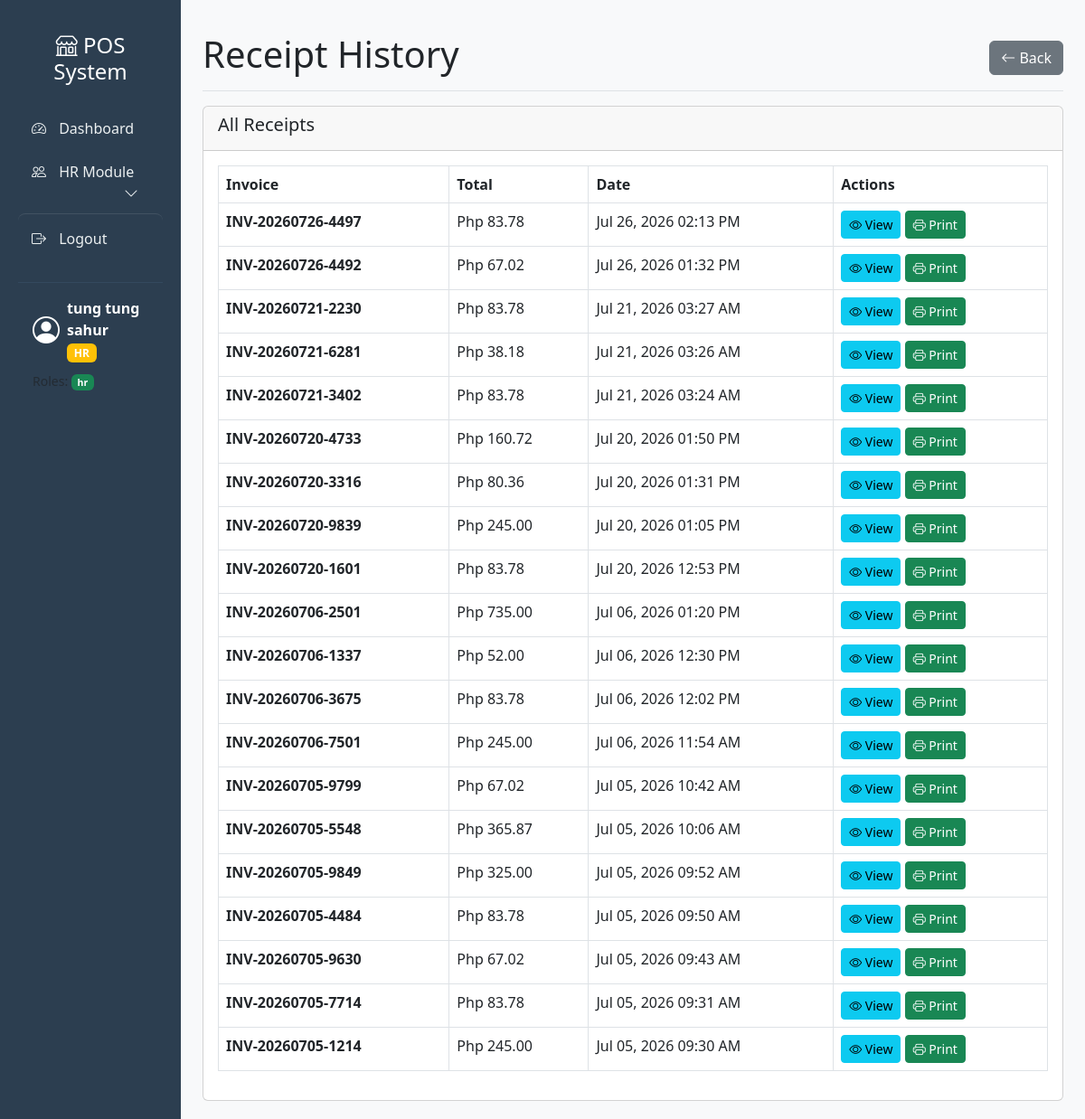
The app's page /pos-system/pages/receipts.php (signed in) with its own data.
### tables this page shows
CREATE TABLE `roles` (
  `id` int(11) NOT NULL,
  `role_name` varchar(50) NOT NULL,
  `description` text DEFAULT NULL,
  `created_at` timestamp NOT NULL DEFAULT current_timestamp()
);

CREATE TABLE `sales` (
  `id` int(11) NOT NULL,
  `invoice_number` varchar(50) NOT NULL,
  `user_id` int(11) DEFAULT NULL,
  `customer_name` varchar(100) DEFAULT NULL,
  `subtotal_original` decimal(10,2) DEFAULT 0.00,
  `vat_amount` decimal(10,2) DEFAULT 0.00,
  `vatable_total` decimal(10,2) DEFAULT 0.00,
  `vat_exempt_total` decimal(10,2) DEFAULT 0.00,
  `vat_zero_total` decimal(10,2) DEFAULT 0.00,
  `discount_amount` decimal(10,2) DEFAULT 0.00,
  `discount_type` enum('none','senior_citizen') DEFAULT 'none',
  `senior_id` varchar(50) DEFAULT NULL,
  `grand_total` decimal(10,2) DEFAULT 0.00,
  `payment_amount` decimal(10,2) DEFAULT 0.00,
  `change_amount` decimal(10,2) DEFAULT 0.00,
  `sale_date` timestamp NOT NULL DEFAULT current_timestamp()
);

### pos-system/includes/rbac/roles.php (called while the page is built, shortened)
<?php
require_once __DIR__ . '/../../config/database.php';
if (!function_exists('getAllRoles')) {
if (!function_exists('getUserRoles')) {
    function getUserRoles($user_id) {
        global $pdo;
        $stmt = $pdo->prepare("
            SELECT r.* FROM roles r
            JOIN user_roles ur ON r.id = ur.role_id
            WHERE ur.user_id = ?
        ");
        $stmt->execute([$user_id]);
        return $stmt->fetchAll();
    }
}
}
?>

### pos-system/includes/functions.php (called while the page is built, shortened)
<?php
function formatCurrency($amount) {
    return 'Php ' . number_format($amount, 2);
}
function hasRole($role_name) {
    if (function_exists('getUserRoles')) {
        $user_roles = getUserRoles($_SESSION['user_id'] ?? 0);
        foreach ($user_roles as $r) {
            if ($r['role_name'] == $role_name) {
                return true;
            }
        }
        return false;
    }
    return false;
}
?>

### pos-system/pages/receipts.php (the view, shortened to what this page needs)
<?php
require_once '../includes/functions.php';
require_once '../config/database.php';
require_once '../includes/header.php';
require_once '../includes/sidebar.php';
?>
<main class="col-md-10 ms-sm-auto px-md-4 main-content">
    <div class="d-flex justify-content-between flex-wrap flex-md-nowrap align-items-center pt-3 pb-2 mb-3 border-bottom">
        <h1>Receipt History</h1>
        <a href="dashboard.php" class="btn btn-secondary"><i class="bi bi-arrow-left"></i> Back</a>
    </div>
    <div class="card">
        <div class="card-header"><h5>All Receipts</h5></div>
        <div class="card-body">
            <div class="table-responsive">
                <table class="table table-bordered table-hover">
                    <thead>
                        <tr>
                            <th>Invoice</th>
                            <th>Total</th>
                            <th>Date</th>
                            <th>Actions</th>
                        </tr>
                    </thead>
                    <tbody>
                        <?php
                        $receipts = $pdo->query("SELECT * FROM sales ORDER BY sale_date DESC LIMIT 100");
                        if($receipts->rowCount() > 0):
                        while($row = $receipts->fetch()):
                        ?>
                        <tr>
                            <td><strong><?php echo $row['invoice_number']; ?></strong></td>
                            <td><?php echo formatCurrency($row['grand_total']); ?></td>
                            <td><?php echo date('M d, Y h:i A', strtotime($row['sale_date'])); ?></td>
                            <td>
                                <a href="view-receipt.php?id=<?php echo $row['id']; ?>" target="_blank" class="btn btn-sm btn-info">
                                    <i class="bi bi-eye"></i> View
                                </a>
                                <a href="view-receipt.php?id=<?php echo $row['id']; ?>&print=1" target="_blank" class="btn btn-sm btn-success">
                                    <i class="bi bi-printer"></i> Print
                                </a>
                            </td>
                        </tr>
                        <?php endwhile; ?>
                        <?php else: ?>
                        <tr>
                            <td colspan="4" class="text-center">No receipts found</td>
                        </tr>
                        <?php endif; ?>
                    </tbody>
                </table>
            </div>
        </div>
    </div>
</main>
<?php require_once '../includes/footer.php'; ?>

### pos-system/includes/sidebar.php (shortened to what this page needs)
<?php
$current_page = basename($_SERVER['PHP_SELF']);
$user_roles = [];
if (function_exists('getUserRoles')) {
    $user_roles = getUserRoles($_SESSION['user_id'] ?? 0);
}
$is_admin = isAdmin() || hasRole('admin') || hasRole('super_admin');
$is_hr = hasRole('hr');
$is_finance = hasRole('finance');
$is_supply = hasRole('supply') || hasRole('ceo');
$show_hr = $is_hr || $is_admin;
?>
<nav class="col-md-2 d-md-block sidebar">
    <div class="position-sticky">
        <h4 class="text-white text-center py-3 brand-title">
            <i class="bi bi-shop"></i> POS System
        </h4>
        <ul class="nav flex-column">
            <li class="nav-item">
                <a class="nav-link <?php echo $current_page == 'dashboard.php' ? 'active' : ''; ?>" href="dashboard.php">
                    <i class="bi bi-speedometer2"></i>
                    <span>Dashboard</span>
                </a>
            </li>
            <?php if($show_hr): ?>
            <li class="nav-item">
                <a class="nav-link has-dropdown <?php echo in_array($current_page, ['employees.php', 'attendance.php', 'leave-requests.php']) ? 'active' : ''; ?>"
                   href="#hrMenu" data-bs-toggle="collapse" aria-expanded="false">
                    <i class="bi bi-people"></i>
                    <span>HR Module</span>
                    <i class="bi bi-chevron-down float-end dropdown-icon"></i>
                </a>
            </li>
            <?php endif; ?>
            <li class="nav-item mt-2">
                <a class="nav-link logout-link" href="../actions/logout-action.php">
                    <i class="bi bi-box-arrow-right"></i>
                    <span>Logout</span>
                </a>
            </li>
        </ul>
        <div class="mt-4 p-3 text-white user-info" style="border-top: 1px solid #34495e;">
            <div class="d-flex align-items-center">
                <div class="avatar">
                    <i class="bi bi-person-circle" style="font-size: 30px;"></i>
                </div>
                <div class="ms-2">
                    <div class="fw-bold"><?php echo $_SESSION['full_name'] ?? 'User'; ?></div>
                    <div>
                        <span class="badge bg-<?php
                            $role = $_SESSION['role'] ?? 'staff';
                            echo $role == 'admin' ? 'danger' :
                                ($role == 'co-admin' ? 'warning' :
                                    ($is_hr ? 'success' :
                                        ($is_finance ? 'info' :
                                            ($is_supply ? 'primary' : 'secondary'))));
                        ?>">
                            <?php
                            if ($is_hr) echo 'HR';
                            elseif ($is_finance) echo 'Finance';
                            elseif ($is_supply) echo 'Supply';
                            else echo ucfirst($role ?? 'Staff');
                            ?>
                        </span>
                    </div>
                </div>
            </div>
            <?php if(!empty($user_roles)): ?>
            <div class="mt-2">
                <small class="text-muted">
                    <?php foreach($user_roles as $r): ?>
                        <span class="badge bg-<?php
                            echo $r['role_name'] == 'super_admin' ? 'danger' :
                                ($r['role_name'] == 'admin' ? 'warning' :
                                    ($r['role_name'] == 'ceo' ? 'primary' :
                                        ($r['role_name'] == 'finance' ? 'info' :
                                            ($r['role_name'] == 'hr' ? 'success' : 'secondary'))));
                        ?>">
                            <?php echo $r['role_name']; ?>
                        </span>
                    <?php endforeach; ?>
                </small>
            </div>
            <?php endif; ?>
        </div>
    </div>
</nav>

### pos-system/assets/css/custom.css (style rules this page uses)
body { background-color: #f8f9fa; }
.sidebar { min-height: 100vh; background: #2c3e50; padding: 20px; }
.sidebar .nav-link { color: #ecf0f1; padding: 12px 20px; border-radius: 5px; margin-bottom: 5px; transition: all 0.3s; }
.sidebar .nav-link i { margin-right: 10px; }
.main-content { padding: 20px; }

### pos-system/includes/sidebar.php (style rules this page uses)
.brand-title { animation: pulse 2s ease-in-out infinite; }
.sidebar .nav-link { position: relative; transition: all 0.3s ease; padding: 10px 15px; border-radius: 8px; margin: 2px 0; color: #ecf0f1; }
.dropdown-icon { transition: transform 0.3s ease; }
.user-info { animation: fadeInUp 0.5s ease; }
.logout-link { border-top: 1px solid rgba(255, 255, 255, 0.1); padding-top: 15px !important; margin-top: 5px; }
.sidebar .nav-link i { transition: all 0.3s ease; width: 20px; text-align: center; }

### records on screen
roles: role_name "hr"
sales: invoice_number "INV-20260726-4497", grand_total "Php 83.78", sale_date "Jul 26, 2026 02:13 PM"
sales: invoice_number "INV-20260726-4492", grand_total "Php 67.02", sale_date "Jul 26, 2026 01:32 PM"
sales: invoice_number "INV-20260721-2230", grand_total "Php 83.78", sale_date "Jul 21, 2026 03:27 AM"
sales: invoice_number "INV-20260721-6281", grand_total "Php 38.18", sale_date "Jul 21, 2026 03:26 AM"
sales: invoice_number "INV-20260721-3402", grand_total "Php 83.78", sale_date "Jul 21, 2026 03:24 AM"
sales: invoice_number "INV-20260720-4733", grand_total "Php 160.72", sale_date "Jul 20, 2026 01:50 PM"
sales: invoice_number "INV-20260720-3316", grand_total "Php 80.36", sale_date "Jul 20, 2026 01:31 PM"
sales: invoice_number "INV-20260720-9839", grand_total "Php 245.00", sale_date "Jul 20, 2026 01:05 PM"
sales: invoice_number "INV-20260720-1601", grand_total "Php 83.78", sale_date "Jul 20, 2026 12:53 PM"
sales: invoice_number "INV-20260706-2501", grand_total "Php 735.00", sale_date "Jul 06, 2026 01:20 PM"
sales: invoice_number "INV-20260706-1337", grand_total "Php 52.00", sale_date "Jul 06, 2026 12:30 PM"
sales: invoice_number "INV-20260706-3675", grand_total "Php 83.78", sale_date "Jul 06, 2026 12:02 PM"
sales: invoice_number "INV-20260706-7501", grand_total "Php 245.00", sale_date "Jul 06, 2026 11:54 AM"
sales: invoice_number "INV-20260705-9799", grand_total "Php 67.02", sale_date "Jul 05, 2026 10:42 AM"
sales: invoice_number "INV-20260705-5548", grand_total "Php 365.87", sale_date "Jul 05, 2026 10:06 AM"
sales: invoice_number "INV-20260705-9849", grand_total "Php 325.00", sale_date "Jul 05, 2026 09:52 AM"
sales: invoice_number "INV-20260705-4484", grand_total "Php 83.78", sale_date "Jul 05, 2026 09:50 AM"
sales: invoice_number "INV-20260705-9630", grand_total "Php 67.02", sale_date "Jul 05, 2026 09:43 AM"
sales: invoice_number "INV-20260705-7714", grand_total "Php 83.78", sale_date "Jul 05, 2026 09:31 AM"
sales: invoice_number "INV-20260705-1214", grand_total "Php 245.00", sale_date "Jul 05, 2026 09:30 AM"

### other values on screen
$_SESSION['full_name'] "tung tung sahur"
